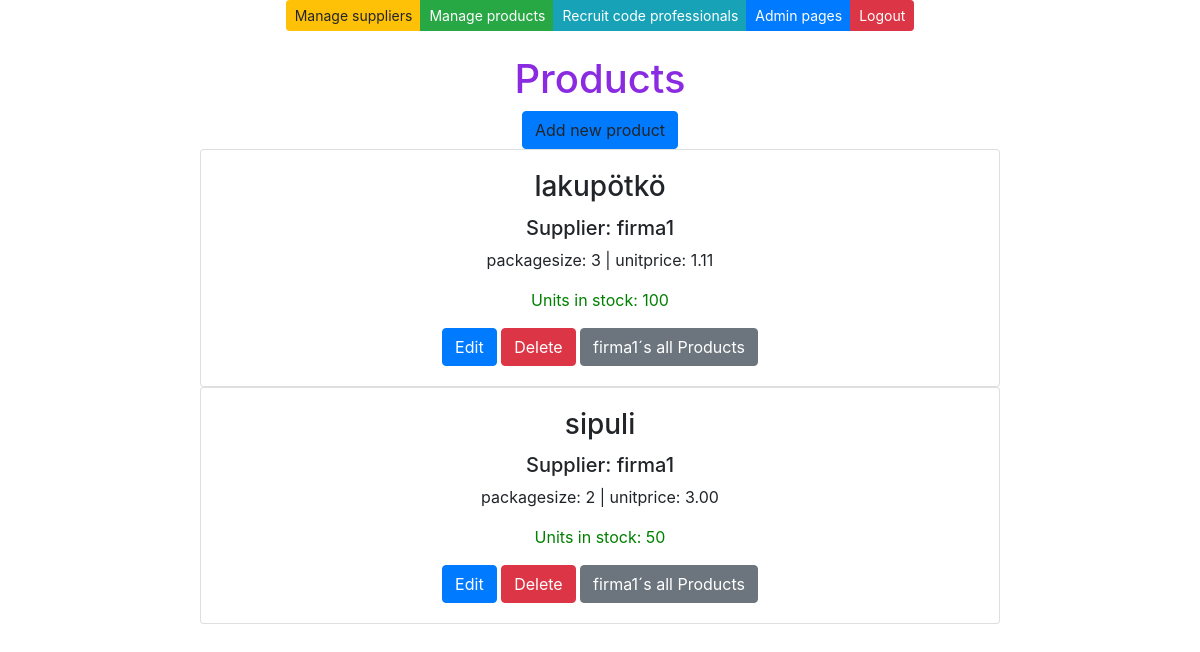
The app's page /products-by-supplier/1/, older data.
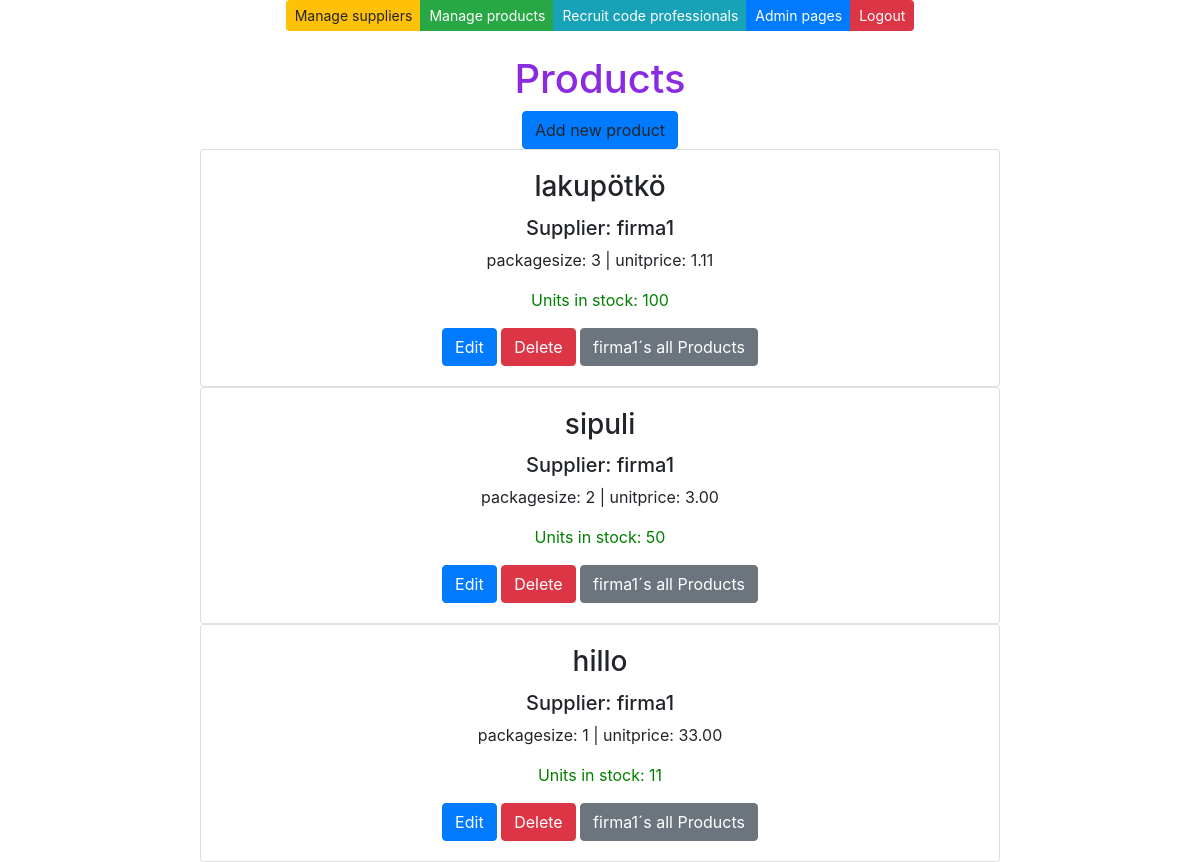
The same page, newer data.
### app/models.py (models this page shows, shortened)
class Product(models.Model):
    productname = models.CharField(max_length = 20, default = "laku")
    packagesize = models.CharField(max_length = 20, default = 3)
    unitprice = models.DecimalField(max_digits=8, decimal_places=2, default=1.00)
    unitsinstock = models.IntegerField(default = 3)
    supplier = models.ForeignKey(Supplier, on_delete=models.CASCADE)

class Supplier(models.Model):
    companyname = models.CharField(max_length = 50, default="firma")
    contactname = models.CharField(max_length = 50, default="firma")
    address = models.CharField(max_length = 100, default="firma")
    phone = models.CharField(max_length = 20, default="firma")
    email = models.CharField(max_length = 50, default="firma")
    country = models.CharField(max_length = 50, default="firma")

### app/views.py (the view)
# urls.py: path('products-by-supplier/<int:id>/', products_filtered),
def products_filtered(request, id):
    productlist = Product.objects.all()
    filteredproducts = productlist.filter(supplier = id)
    context = {'products': filteredproducts}
    return render (request,"productlist.html",context)

### app/templates/productlist.html (shortened to what this page needs)
{% extends 'index.html' %}
{% block content %}
<br />
<br />
<h1>Products</h1>
<a onclick="showaddform()" class="btn btn-primary">Add new product</a>
{% for p in products %}
<div class="card" style="width: 50rem;">
    <div class="card-body">
        <h3 class="card-title">{{p.productname}} </h3>
        <h5 class="card-text">Supplier: {{p.supplier.companyname}}</h5>
        <p class="card-text">packagesize: {{p.packagesize}} | unitprice: {{p.unitprice}}</p>
        <p class="card-text" style="color: green;">Units in stock: {{p.unitsinstock}}</p>
        <a href="/edit-product-get/{{p.id}}/" class="btn btn-primary">Edit</a>
        <a href="/confirm-delete-product/{{p.id}}/" class="btn btn-danger">Delete</a>
        <a href="/products-by-supplier/{{p.supplier.id}}/" class="btn btn-secondary">{{p.supplier.companyname}}´s all
            Products</a>
    </div>
</div>
{% empty %}
<div class="card" style="width: 50rem;">
    <div class="card-body">
        <p class="card-text">No products found in the database </p>
    </div>
</div>
{%endfor%}
{% endblock %}

Row changes from the older to the newer data that the page shows:
added Product: productname "hillo", supplier.companyname "firma1", packagesize "1", unitprice "33.00", unitsinstock "11"
